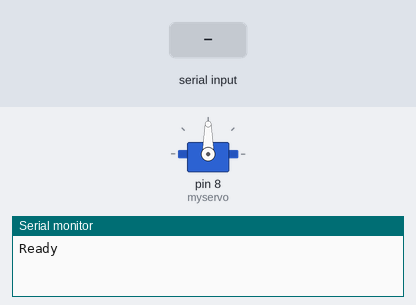
This sketch was run on a simulated Arduino Uno, built with avr-gcc and run on an emulated ATmega328P. On the bench: servo, the last lines printed to the serial monitor. Inputs (shaded band) come from the test bench.

Above: at 1.2 s.
1.3 s: "30,150\n" received over Serial
At 3.5 s:
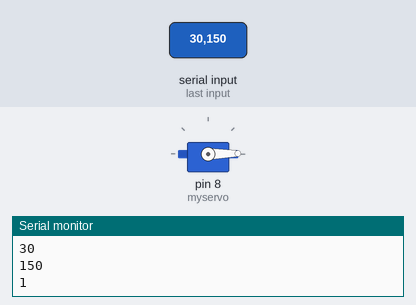
3.8 s: "90,45\n" received over Serial
At 4.1 s:
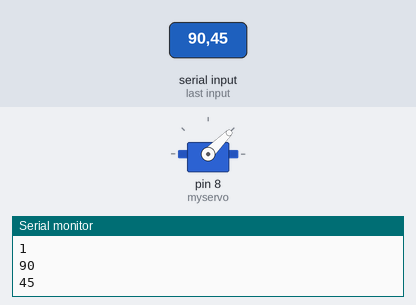
6.3 s: "200\n" received over Serial
At 6.7 s:
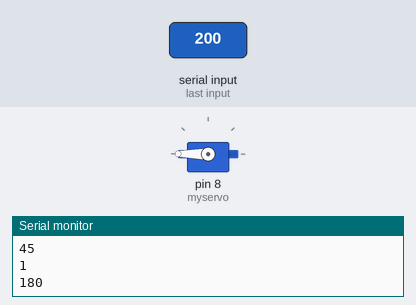
Timing chart, 0 to 9.3 s (numbered marks = the images above; inputs shaded):
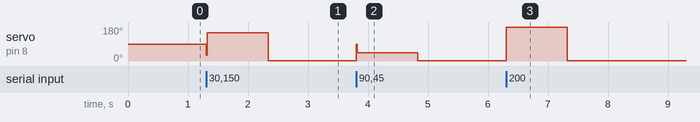

Measured:
- after the input at 1.3 s, servo on pin 8 (myservo): 90° → 150° at once, → 1° 1.0 s later
- after the input at 3.8 s, servo on pin 8 (myservo): 1° → 45° at once, → 1° 1.0 s later
- after the input at 6.3 s, servo on pin 8 (myservo): 1° → 180° at once, → 1° 1.0 s later

The sketch:

servoexample.ino
```cpp
#include <Servo.h>

Servo myservo;

int pos = 0;


void setup() {

  myservo.attach(8); //analog pin 0

  Serial.begin(9600);
  Serial.println("Ready");

}

void loop() {

   if ( Serial.available()) {
    pos = Serial.parseInt(); // important .Read() only does chars

    if(pos>180){
     pos = 180;
    }
    if(pos<1){
     pos = 1;
    }
    Serial.println(pos);
    myservo.write(pos);              // tell servo to go to position in variable 'pos'
    delay(15);

   }

//  for(pos = 0; pos < 180; pos += 1)  // goes from 0 degrees to 180 degrees
//  {                                  // in steps of 1 degree
//    myservo.write(pos);              // tell servo to go to position in variable 'pos'
//    delay(15);                       // waits 15ms for the servo to reach the position
//  }
//  for(pos = 180; pos>=1; pos-=1)     // goes from 180 degrees to 0 degrees
//  {
//    myservo.write(pos);              // tell servo to go to position in variable 'pos'
//    delay(15);                       // waits 15ms for the servo to reach the position
//  }

//  myservo.write(30);              // tell servo to go to position in variable 'pos'
//  delay(500);
//  myservo.write(100);              // tell servo to go to position in variable 'pos'
//  delay(500);

}
```
